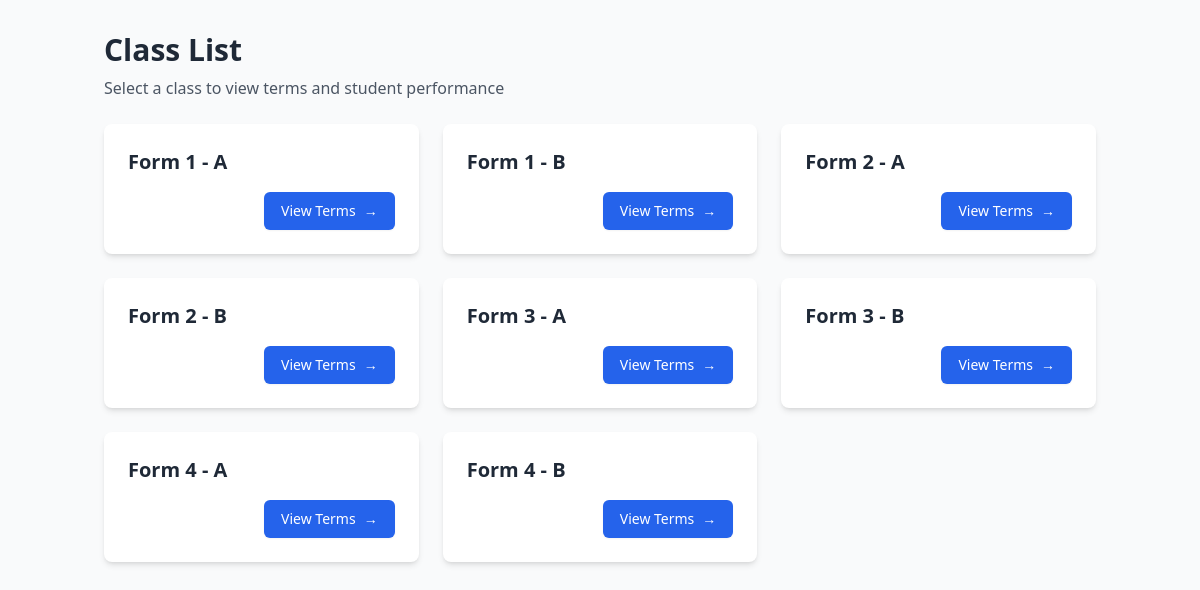
/classes/, run on the app's committed database.
### myapp/models.py (models this page shows, shortened)
class Class_of_study(models.Model):
    name = models.CharField(max_length=50)  # Form 1, Form 2, etc.
    stream = models.CharField(max_length=50)  # Stream A, B, C, etc.

### myapp/views.py (the view)
# urls.py: path('classes/', views.class_list, name='class_list'),
def class_list(request):
    classes = Class_of_study.objects.all().order_by('name', 'stream')
    return render(request, 'school/class_list.html', {
        'classes': classes
    })

### templates/school/class_list.html (shortened to what this page needs)
<!DOCTYPE html>
<html>
<head>
    <script src="https://cdn.tailwindcss.com"></script>
</head>
<body class="bg-gray-50">
    <div class="container mx-auto px-4 py-8">
        <div class="mb-6">
            <h1 class="text-3xl font-bold text-gray-800">Class List</h1>
            <p class="text-gray-600 mt-2">Select a class to view terms and student performance</p>
        </div>
        <div class="grid grid-cols-1 md:grid-cols-2 lg:grid-cols-3 gap-6">
            {% for class in classes %}
            <div class="bg-white rounded-lg shadow-md overflow-hidden hover:shadow-lg transition-shadow duration-200">
                <div class="p-6">
                    <h2 class="text-xl font-semibold text-gray-800 mb-4">
                        {{ class.name }} - {{ class.stream }}
                    </h2>
                    <div class="mt-4 flex justify-end">
                        <a href="{% url 'term_list' class.id %}"
                           class="inline-flex items-center px-4 py-2 border border-transparent rounded-md shadow-sm text-sm font-medium text-white bg-blue-600 hover:bg-blue-700 focus:outline-none focus:ring-2 focus:ring-offset-2 focus:ring-blue-500 transition-colors duration-200">
                            View Terms
                            <span class="ml-2">→</span>
                        </a>
                    </div>
                </div>
            </div>
            {% empty %}
            <div class="col-span-full">
                <div class="bg-white rounded-lg shadow-md p-6 text-center">
                    <p class="text-gray-500">No classes found.</p>
                </div>
            </div>
            {% endfor %}
        </div>
    </div>
</body>
</html>

### data on the page
Class_of_study: name "Form 1", stream "A"
Class_of_study: name "Form 1", stream "B"
Class_of_study: name "Form 2", stream "A"
Class_of_study: name "Form 2", stream "B"
Class_of_study: name "Form 3", stream "A"
Class_of_study: name "Form 3", stream "B"
Class_of_study: name "Form 4", stream "A"
Class_of_study: name "Form 4", stream "B"
